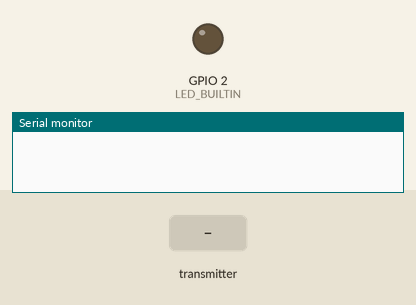
This sketch was run on a simulated ESP8266 (NodeMCU). Shown: output pins drawn as LEDs (lit = HIGH, except the on-board LED, lit = LOW), the last lines printed to the serial monitor. The inputs (shaded band) are chosen by the test bench. Random numbers use the default seed unless the sketch sets one.

Above: at 1.2 s.
1.3 s: the transmitter starts sending r = 0
At 2.1 s:
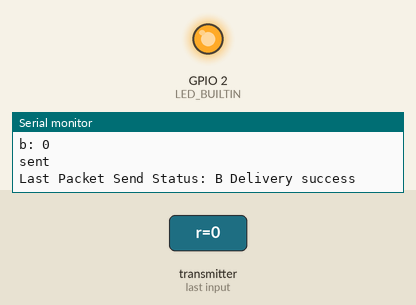
2.8 s: the transmitter starts sending r = 256
At 3.3 s:
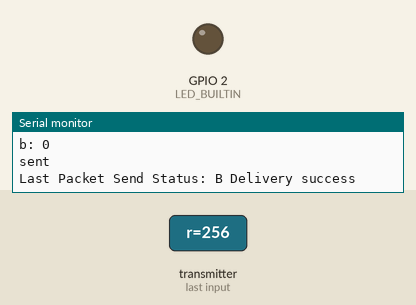
Timing chart, 0 to 5.8 s (numbered marks = the images above; inputs shaded):
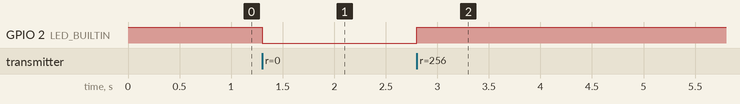

Measured:
- after the input at 1.3 s, GPIO 2 (LED_BUILTIN): HIGH → LOW at once
- after the input at 2.8 s, GPIO 2 (LED_BUILTIN): LOW → HIGH at once

The sketch:

now_receive.ino
```cpp
#include <ESP8266WiFi.h>
#include <espnow.h>

//接收方的MAC地址(B)
uint8_t peer1[] = {0x8C,0xAA,0xB5,0x66,0x7B,0xA2};

// 定义一个数据结构，收发双方都要定义相同的结构
typedef struct struct_message {
  int r;
  int g;
  int b;
} struct_message;

//myData 用于保存收到的数据（也用于包装发送的数据）
struct_message myData;

// 发送数据后会触发该函数
void OnDataSent(uint8_t *mac_addr, uint8_t sendStatus) {
  Serial.print("Last Packet Send Status: ");
  if (sendStatus == 0){
    Serial.println("B Delivery success");
  }
  else{
    Serial.println("B Delivery fail");
  }
}

//收到数据会触发的回调函数
void OnDataRecv(uint8_t * mac, uint8_t *incomingData, uint8_t len) {
  memcpy(&myData, incomingData, sizeof(myData));
  Serial.print("Bytes received: ");

  //根据收到的r变量的值，决定是否开灯
  digitalWrite(LED_BUILTIN, myData.r);

  //打印收到的数据
  Serial.println(len);
  Serial.print("r: ");
  Serial.println(myData.r);
  Serial.print("g: ");
  Serial.println(myData.g);
  Serial.print("b: ");
  Serial.println(myData.b);
  Serial.println();

  myData.g = random(0,255);

  //收到数据，给对方回一个数据
  Serial.println("sent");
  esp_now_send(NULL, (uint8_t *) &myData, sizeof(myData));
}

void setup() {
  // Initialize Serial Monitor
  Serial.begin(115200);
  pinMode(LED_BUILTIN,OUTPUT);
  digitalWrite(LED_BUILTIN, HIGH);

  // Set device as a Wi-Fi Station
  WiFi.mode(WIFI_STA);

  // Init ESP-NOW
  if (esp_now_init() != 0) {
    Serial.println("Error initializing ESP-NOW");
    return;
  }

  //将该设备设为控制端（可收可发）如果设为ESP_NOW_ROLE_SLAVE 则只能收。
  esp_now_set_self_role(ESP_NOW_ROLE_CONTROLLER);

  //发送成功后的回调函数（如目标设备离线，则返回错误信息）
  esp_now_register_send_cb(OnDataSent);

  //接收成功后的回调函数，可以在其中获取接收到的数据
  esp_now_register_recv_cb(OnDataRecv);

  //注册通讯的设备，如果有多个设备，就注册多次
  esp_now_add_peer(peer1, ESP_NOW_ROLE_SLAVE, 1, NULL, 0);

}

void loop() {
  delay(4000);
}
```
